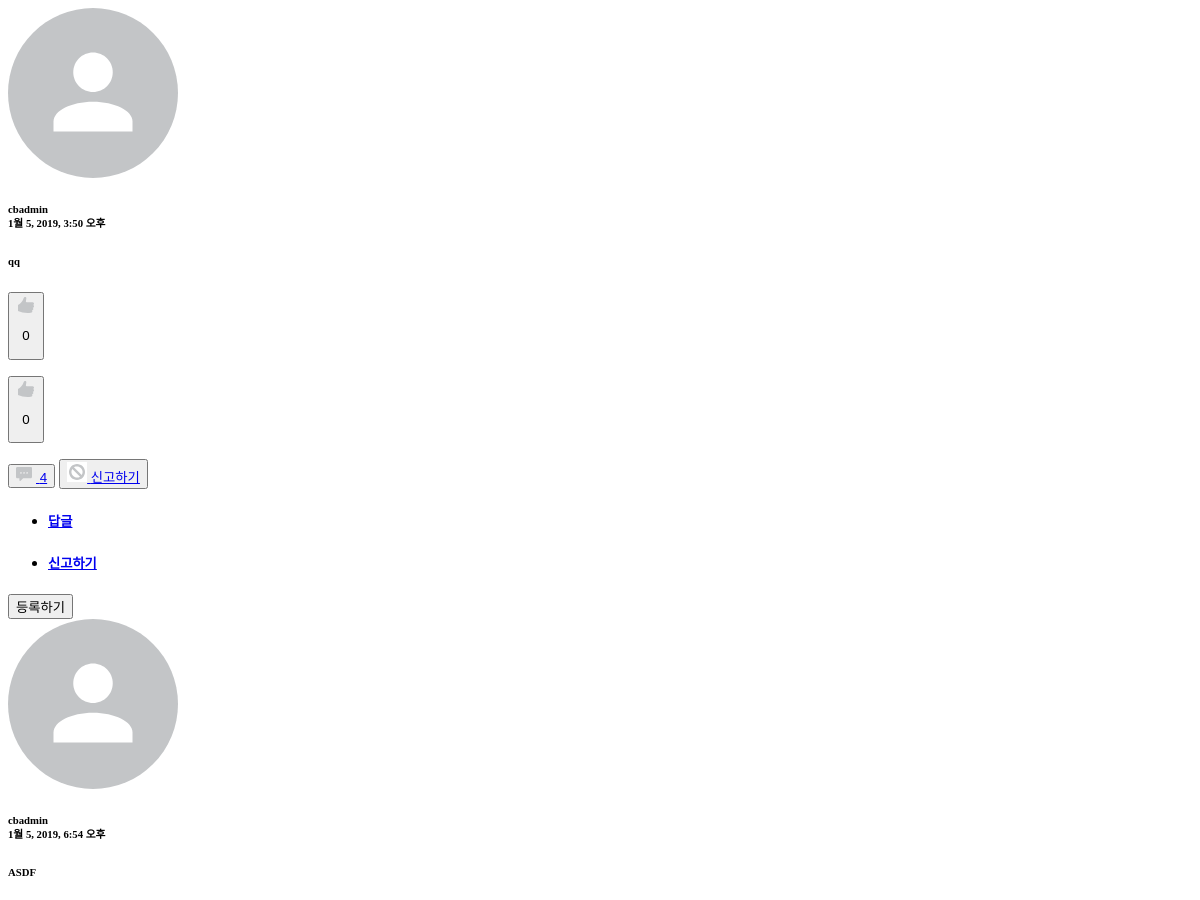
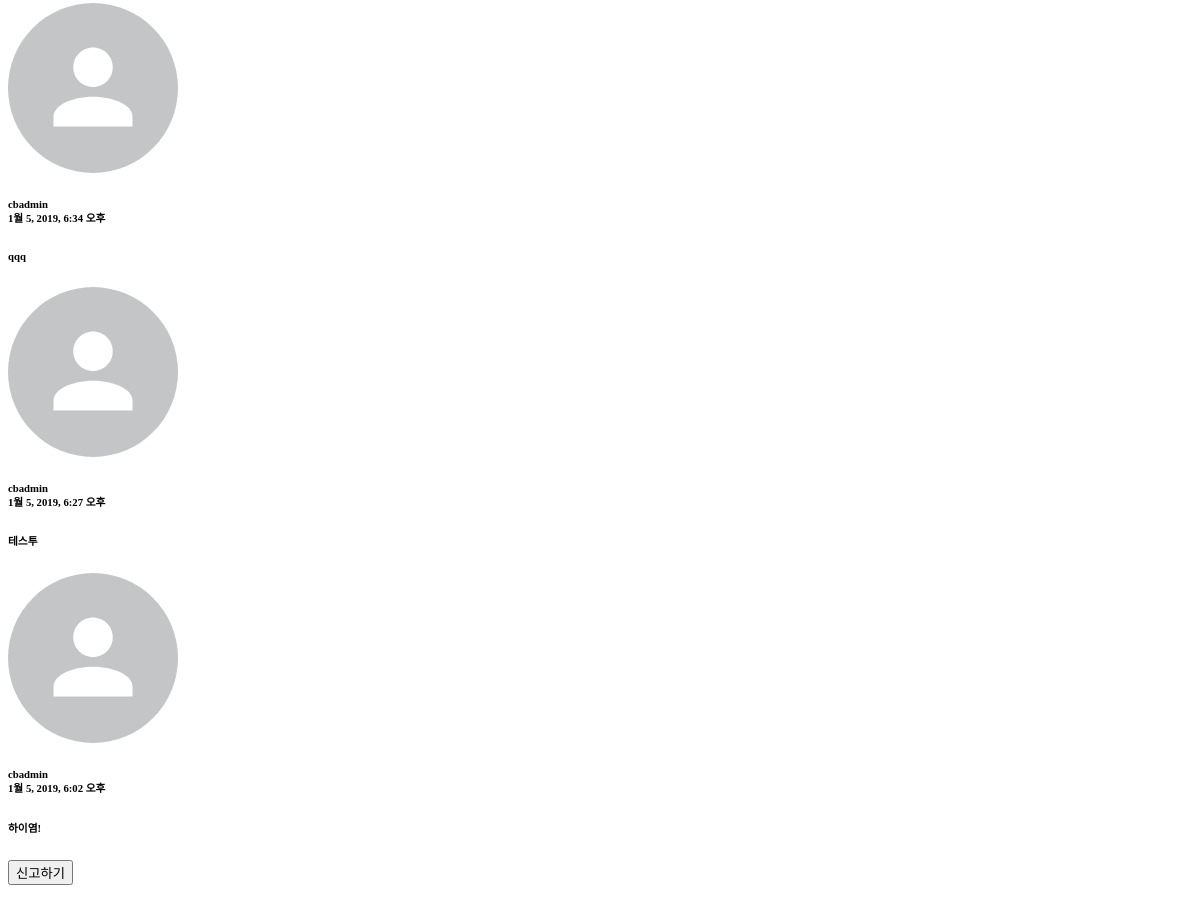
The page /comment/27/ on the database as committed earlier (2 pictures, top to bottom).
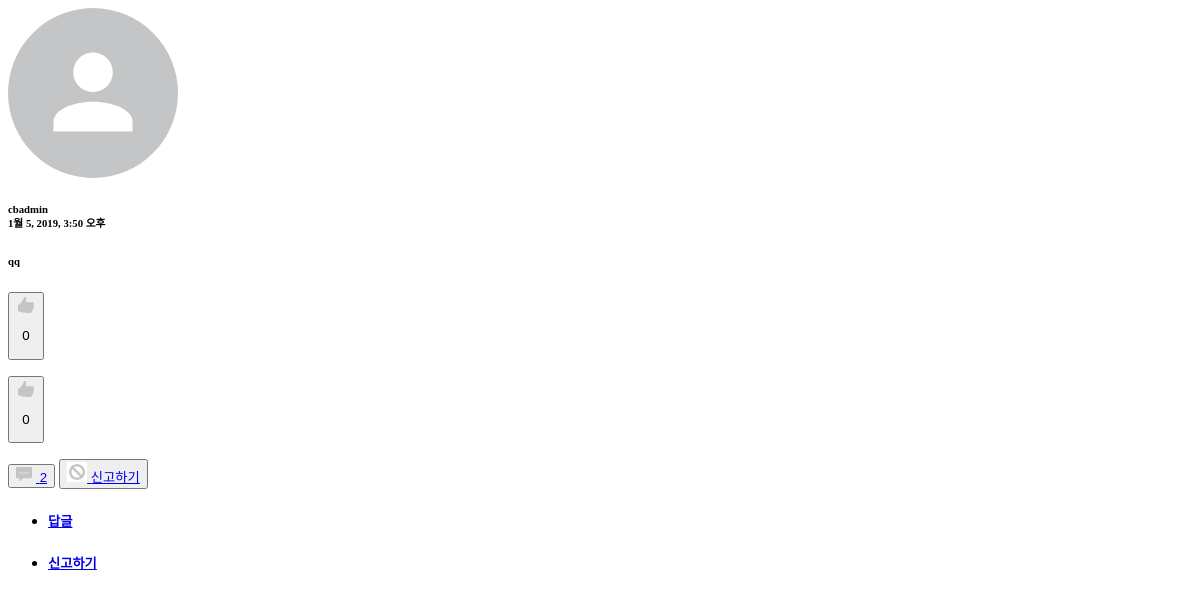
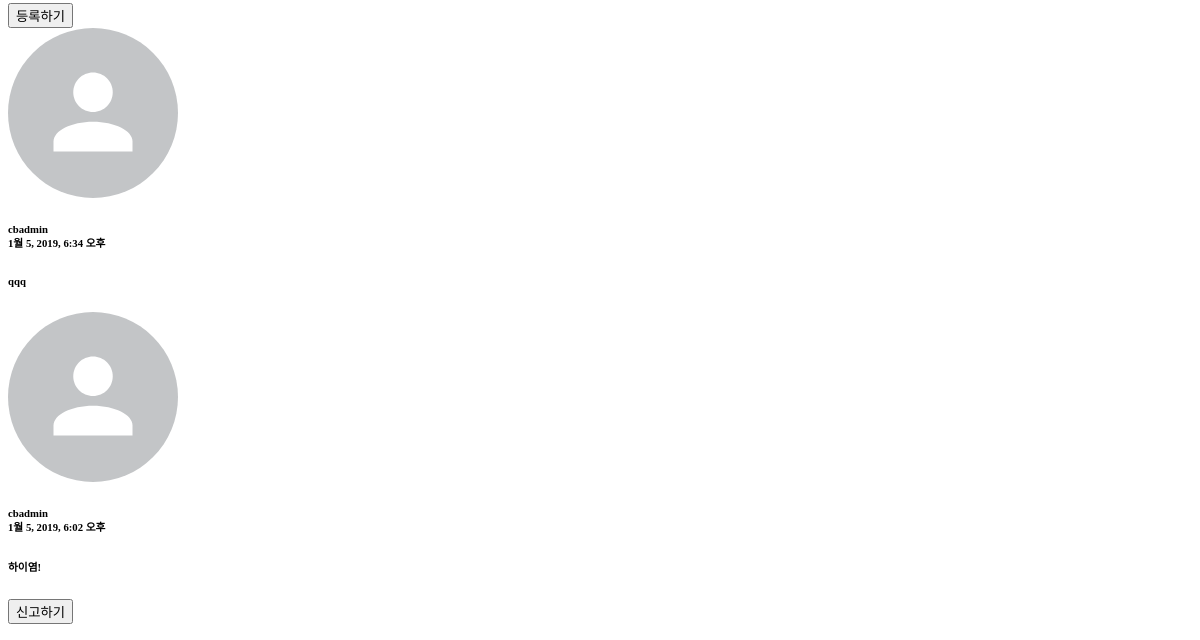
The same page on the database as committed later (2 pictures, top to bottom).
### comment/models.py (models this page shows, shortened)
class TimeStampedModel(models.Model):
    created_at = models.DateTimeField(auto_now_add=True, null=True)
    updated_at = models.DateTimeField(auto_now=True, null=True)
    class Meta():
        abstract = True

class Comment(TimeStampedModel):
    post = models.ForeignKey(post_models.Post)
    author = models.ForeignKey(settings.AUTH_USER_MODEL)
    content = models.TextField()
    type = models.BooleanField(default=True)

class CommentOnComment(TimeStampedModel):
    comment = models.ForeignKey(Comment, blank=True, null=True, related_name='comment_on_comment')
    author = models.ForeignKey(settings.AUTH_USER_MODEL)
    content = models.TextField()

### member/models.py (models this page shows)
class User(AbstractUser):
    GENDER_MALE = 'm'
    GENDER_FEMALE = 'f'
    GENDER_OTHER = 'o'
    CHOICES_GENDER = (
        (GENDER_MALE, '남성'),
        (GENDER_FEMALE, '여성'),
        (GENDER_OTHER, '기타'),
    )
    profile_image = models.ImageField(default='default/user.png', null=True, upload_to='user')
    bio = models.CharField(max_length=160, null=True)
    gender = models.CharField(max_length=1, choices=CHOICES_GENDER)
    like_posts = models.ManyToManyField('post.Post', blank=True, related_name='like_users')
    like_comments = models.ManyToManyField('comment.Comment', blank=True, related_name='like_comments')
    hate_comments = models.ManyToManyField('comment.Comment', blank=True, related_name='hate_comments')
    objects = UserManager()
    def __str__(self):
        return self.username

### comment/views.py (the view)
# urls.py: url(r'^(?P<comment_pk>\d+)/$', views.comment_detail, name='comment_detail'),
def comment_detail(request, comment_pk):
    comment = get_object_or_404(Comment, pk=comment_pk)
    return render(request, 'include/comment.html', {'comment': comment})

### templates/include/comment.html (shortened to what this page needs)
{% load static %}
<div class="comment-header">
    <div class="header-left">
        <img src="{{ comment.author.profile_image.url }}" />
        <h6>{{ comment.author }}<br><span>{{ comment.created_at }}</span></h6>
    </div>
</div>
<h6 id="content-{{ comment.pk }}" class="comment-content">{{ comment.content|linebreaks }}</h6>
<div class="comment-footer">
    <div class="btn-wrap">
        <div class="like-hate">
            <form action="{% url 'comment:comment_like_toggle' comment_pk=comment.pk %}" method="POST">
                <button>
                    {% if comment in user.like_comments.all %}
                    <img src="{% static '/img/like_hate_fill.png' %}" />
                    <p class="count active"> {{ comment.like_comments.count }}</p>
                    {% else %}
                    <img src="{% static '/img/like_hate_empty.png' %}" />
                    <p class="count"> {{ comment.like_comments.count }}</p>
                    {% endif %}
                </button>
            </form>
        </div>
        <div class="like-hate">
            <form action="{% url 'comment:comment_hate_toggle' comment_pk=comment.pk %}" method="POST">
                <button>
                    {% if comment in user.hate_comments.all %}
                    <img class="hate" src="{% static '/img/like_hate_fill.png' %}" />
                    <p class="count active">{{ comment.hate_comments.count }}</p>
                    {% else %}
                    <img class="hate" src="{% static '/img/like_hate_empty.png' %}" />
                    <p class="count">{{ comment.hate_comments.count }}</p>
                    {% endif %}
                </button>
            </form>
        </div>
    </div>
    <div class="btn-wrap">
        <button>
            <a data-toggle="collapse" href="#action-{{ comment.pk }}">
                <img src="{% static '/img/comment.png' %}" style="margin-right: 4px;" />
                <span class="count">{{ comment.comment_on_comment.count }}</span>
            </a>
        </button>
        <button>
            <a data-toggle="collapse" href="#action-{{ comment.pk }}">
                <img src="{% static '/img/report.png' %}" />
                <span class="count">신고하기</span>
            </a>
        </button>
    </div>
</div>
<div class="comment-action collapse" id="action-{{ comment.pk }}">
    <ul class="nav nav-pills nav-fill">
        <li class="nav-item">
            <a class="tab-link active" href="#coc-{{ comment.pk }}" data-toggle="pill">
                <h5>답글</h5>
            </a>
        </li>
        <li class="nav-item">
            <a class="tab-link" href="#report-{{ comment.pk }}" data-toggle="pill">
                <h5>신고하기</h5>
            </a>
        </li>
    </ul>
    <div class="tab-content">
        <div class="tab-pane fade show active" id="coc-{{ comment.pk }}">
            <div class="coc-form">
                <button class="btn btn-fill coc-create" name="{{ comment.pk }}">등록하기</button>
            </div>
            <div class="coc-list">
                {% for coc in comment.comment_on_comment.all reversed %}
                <div class="coc-item">{% include 'include/coc.html' %}</div>
                {% endfor %}
            </div>
        </div>
        <div class="tab-pane fade" id="report-{{ comment.pk }}">
            <form class="report-form" action="{% url 'comment:comment_report' comment_pk=comment.pk %}" method="POST">
                <div class="form-group">
                    <button class="btn btn-fill" type="submit">신고하기</button>
                </div>
            </form>
        </div>
    </div>
</div>

### templates/include/coc.html (shortened to what this page needs)
{% load static %}
<div class="item-header comment-header">
    <div class="header-left">
        <img src="/media/{{ coc.author.profile_image }}" />
        <h6>{{ coc.author }}<br><span>{{ coc.created_at }}</span></h6>
    </div>
</div>
<h6>{{ coc.content }}</h6>

Rows that differ between the two databases and show on the page:
removed CommentOnComment: author.profile_image (placeholder picture), author "cbadmin", created_at "1월 5, 2019, 6:54 오후", content "ASDF"
removed CommentOnComment: author.profile_image (placeholder picture), author "cbadmin", created_at "1월 5, 2019, 6:27 오후", content "테스투"
computed for Comment "qq": comment_on_comment.count "4" → "2"
